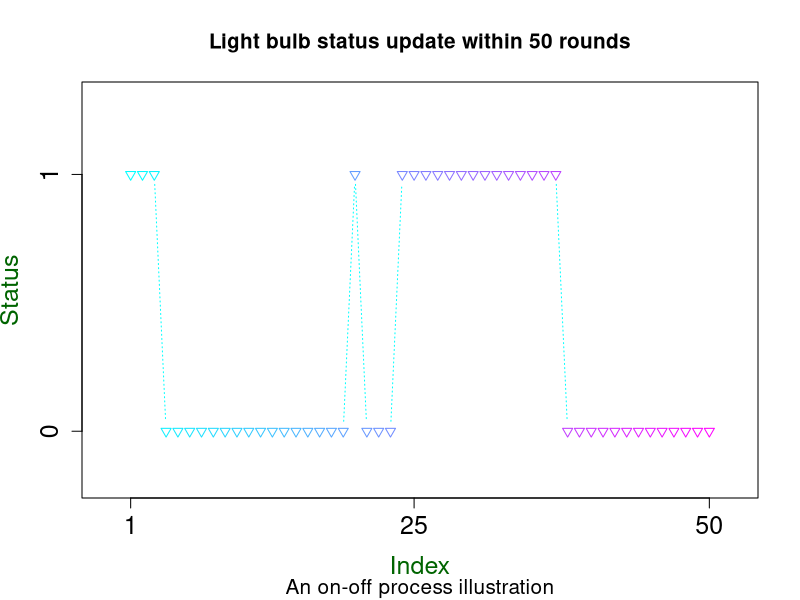
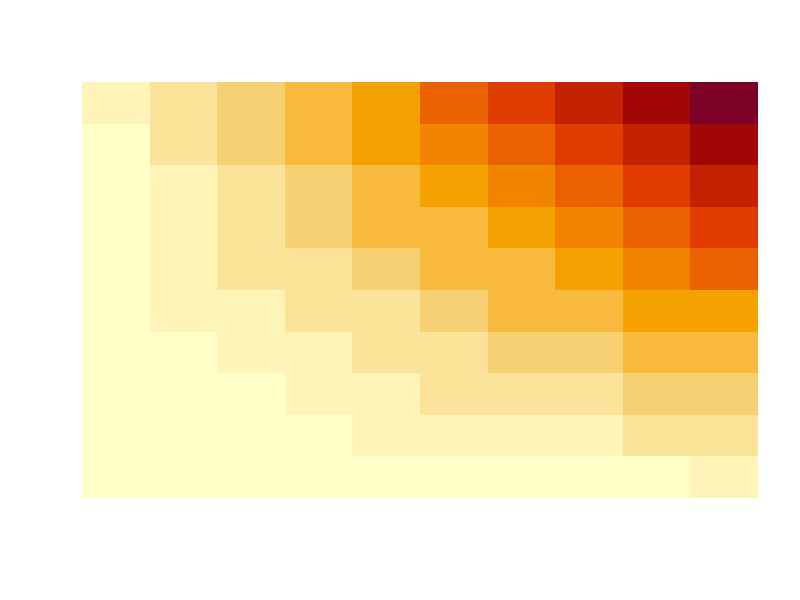
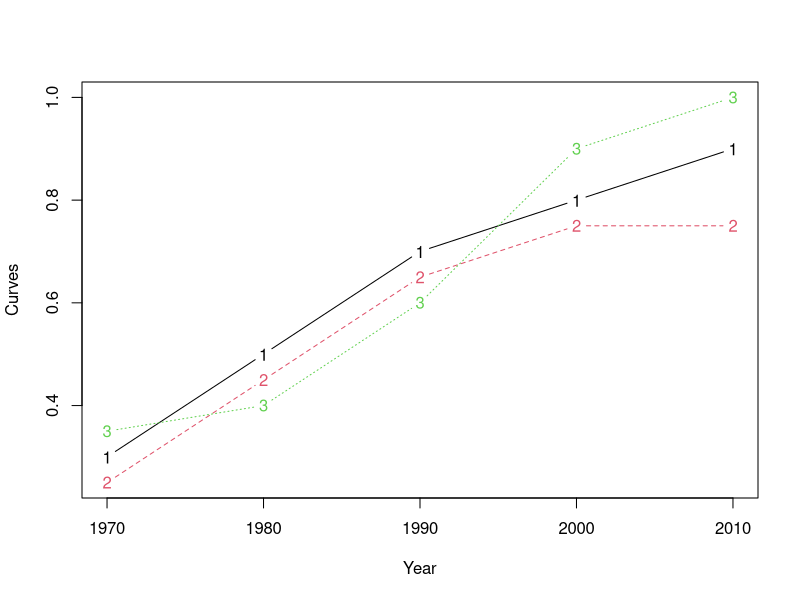
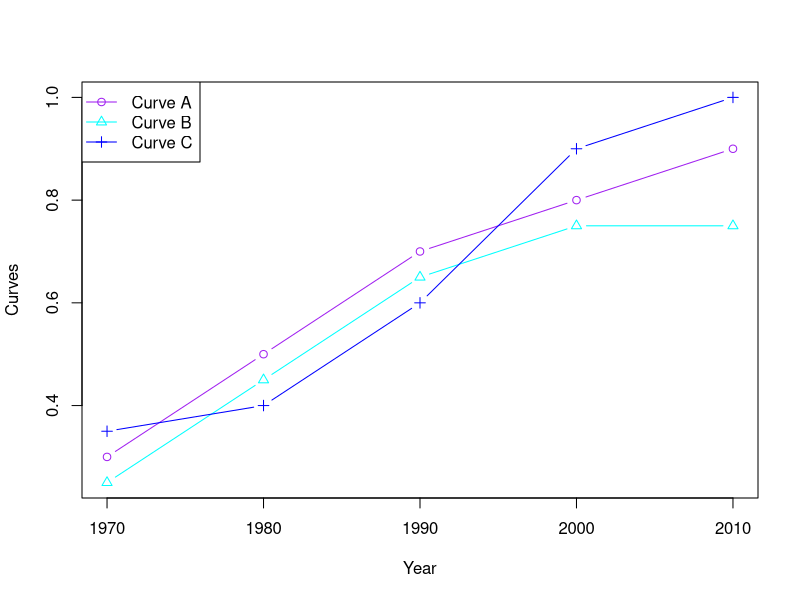
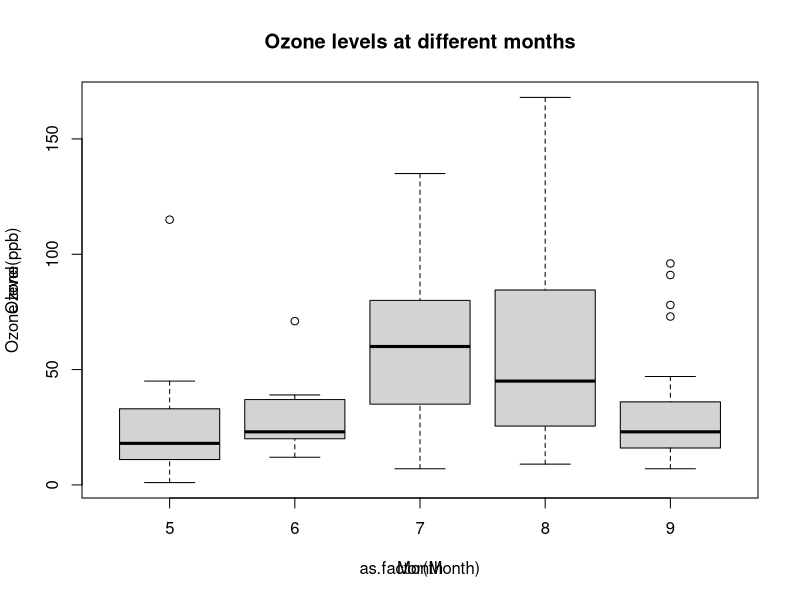
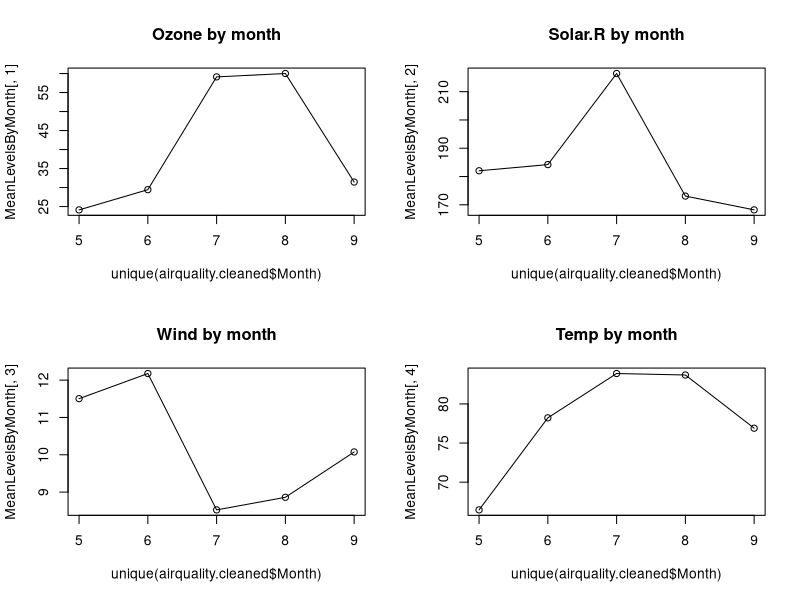

The R source for these figures, in order:
### 4.1
# Illustrate the update track of one light bulb
# Prepare data
set.seed(20151001);
p = 0.10; q = 0.05;
nround = 50;
UpdateTrack = integer(nround);
UpdateTrack[1] = 1;
for(i in 2:nround){
  if(UpdateTrack[i-1]==0){
    UpdateTrack[i] = rbinom(1, 1, p);
  } else{
    UpdateTrack[i] = rbinom(1, 1, 1-q);
  }
}
# Plot with changing color
plot(UpdateTrack,
     type='b', lty=3, pch=25, col=rgb(seq(0, 1, length.out=nround), seq(1, 0, length.out=nround), 1),
     xlim=c(-1, 52), ylim=c(-0.2, 1.3),
     main=paste('Light bulb status update within ', nround, ' rounds', sep=''), sub='An on-off process illustration', xlab='Index', ylab='Status',
     cex.lab=1.5, cex.main=1.25, cex.sub=1.25, col.lab='darkgreen',
     axes=FALSE, # to be specified later
)
axis(1, at=c(1, 25, 50), cex.axis=1.5);
axis(2, at=c(0, 1), cex.axis=1.5);
box();


##### EXERCISES
# 1
# Run the following preparatory code
x_mat = (1:10) %*% t(rep(1, 10));
y_mat = t(x_mat);
z_mat = x_mat*y_mat;
# Question: draw a contour plot, in which axes do not display.
image(z_mat, axes=FALSE);


# 2
# Run the following preparatory code
# Fancied yearly income of three households in a small neighborhood of rich people in million dollars
Curve_A = c(0.30, 0.50, 0.70, 0.80, 0.90);
Curve_B = c(0.25, 0.45, 0.65, 0.75, 0.75);
Curve_C = c(0.35, 0.40, 0.60, 0.90, 1.00);
Year    = c(1970, 1980, 1990, 2000, 2010);
Curves  = cbind(Curve_A, Curve_B, Curve_C);
# Now I draw a raw plot containing multiple curves as follows
matplot(x=Year, y=Curves, type='b');
# Question: refine or modify the plot in the following perspectives:
# 1. Use symbolic markers for three curves rather than the current '1', '2' and '3'.
# 2. Unify the line types of all three curves to solid lines.
# 3. Change the colors Curves A, B and C to purple, cyan and blue respectively.
# 4. Add a legend at the top-left corner, which should present correct curve names, line types and line colors.
matplot(x=Year, y=Curves, type='b', lty=1, pch=1:3, col=c('purple', 'cyan', 'blue'));
legend('topleft', c('Curve A', 'Curve B', 'Curve C'), lty=1, pch=1:3, col=c('purple', 'cyan', 'blue'));

# 3
# We shall use the airquality data. You can run
?airquality
# To check its background, and to see which variables are available, run
names(airquality)
# Here, to simplify the exercise, remove all rows with missing values(should be careful if in real world data analysis!)
# Question 1: Remove all rows with missing values and store the result in `airquality.cleaned'
airquality.cleaned = airquality[apply(airquality, 1, function(x) !any(is.na(x))), ];
# Question 2: Then draw a side-by-side boxplot to obtain a very rough summary of ozone levels in different months. Add axes and main title using title(). You can do:
# first, plot(...) or boxplot(...) or ...
# then, title(...), to add title and axis labels
?title # check the documentation of title()
with(airquality.cleaned, boxplot(Ozone~as.factor(Month)));
title(main='Ozone levels at different months', xlab='Month', ylab='Ozone level(ppb)');
# Question 3: Compute the mean levels of Ozone, Solar.R, Wind and Temp in each month. You can write a for-loop here. Then plot each of them respectively versus time(month, from May to September), thus generating four plots. Set type='o' and write main titles. No need to further refine these plots. Put them in one single figure by splitting the screen. Practice saving your plots to a pdf file by coding(do not right-click-and-save).
# These commands may come handy
?dim
?unique
Months = unique(airquality.cleaned$Month);
MeanLevelsByMonth = array(0, c( length(Months), 4 ) );
for(month_index in 1:length(Months)){
  MeanLevelsByMonth[month_index, ] = apply(airquality.cleaned[airquality.cleaned$Month==Months[month_index], 1:4], 2, mean);
}
pdf('Exercise_3.pdf');
  par(mfrow=c(2, 2));
  plot(x=unique(airquality.cleaned$Month), y=MeanLevelsByMonth[, 1], type='o', main='Ozone by month');
  plot(x=unique(airquality.cleaned$Month), y=MeanLevelsByMonth[, 2], type='o', main='Solar.R by month');
  plot(x=unique(airquality.cleaned$Month), y=MeanLevelsByMonth[, 3], type='o', main='Wind by month');
  plot(x=unique(airquality.cleaned$Month), y=MeanLevelsByMonth[, 4], type='o', main='Temp by month');
dev.off();


